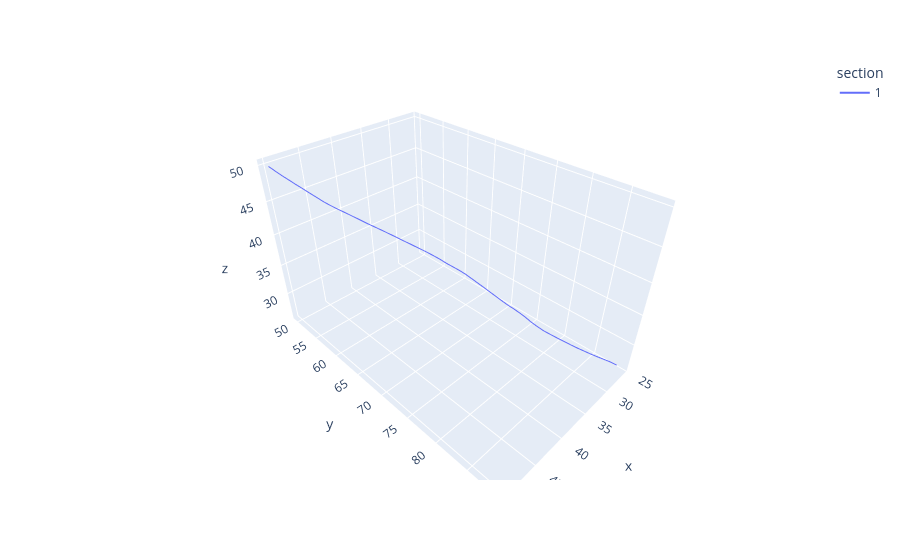

Notebook code cell kept with this figure:
### Markdown cell above
Simplest: A straight line in a random direction

### Code cell
swc_list = generate.make_swc_list(
    size=(100, 100, 100),
    length=50,
    step_size=1.0,
    kappa=1000.0,
    num_branches=0,
    rng=None
)

sections, sections_graph = load.parse_swc(swc_list)

plot_sections(sections)

### Figure 1 — Plotly figure (JSON) as saved in the notebook; plotly's stock layout.template omitted (floating-point values rounded to 4 significant figures)
{"data": [{"hovertemplate": "section=1<br>x=%{x}<br>y=%{y}<br>z=%{z}<extra></extra>", "legendgroup": "1", "line": {"color": "#636efa", "dash": "solid"}, "marker": {"symbol": "circle"}, "mode": "lines", "name": "1", "scene": "scene", "showlegend": true, "type": "scatter3d", "x": [50.0, 49.68, 49.35, 48.98, 48.61, 48.24, 47.84, 47.45, 47.06, 46.63, 46.18, 45.69, 45.2, 44.69, 44.19, 43.64, 43.09, 42.56, 42.02, 41.49, 40.94, 40.41, 39.86, 39.33, 38.8, 38.3, 37.74, 37.19, 36.67, 36.2, 35.76, 35.28, 34.83, 34.37, 33.92, 33.47, 33.0, 32.56, 32.18, 31.86, 31.52, 31.17, 30.74, 30.27, 29.78, 29.28, 28.77, 28.24, 27.7, 27.15, 26.63, 26.11, 25.67], "y": [50.0, 50.84, 51.68, 52.51, 53.32, 54.16, 54.96, 55.77, 56.57, 57.38, 58.19, 58.99, 59.77, 60.53, 61.29, 62.01, 62.73, 63.46, 64.18, 64.91, 65.62, 66.35, 67.05, 67.75, 68.45, 69.11, 69.76, 70.41, 71.05, 71.7, 72.38, 73.01, 73.66, 74.31, 74.97, 75.64, 76.34, 77.06, 77.81, 78.56, 79.37, 80.19, 81.0, 81.78, 82.54, 83.31, 84.06, 84.81, 85.54, 86.29, 87.08, 87.88, 88.7], "z": [50.0, 49.56, 49.13, 48.71, 48.26, 47.86, 47.41, 46.98, 46.53, 46.13, 45.76, 45.39, 45.0, 44.6, 44.18, 43.76, 43.34, 42.91, 42.48, 42.04, 41.6, 41.17, 40.72, 40.24, 39.75, 39.2, 38.68, 38.16, 37.59, 37.0, 36.41, 35.8, 35.18, 34.58, 33.98, 33.39, 32.85, 32.31, 31.77, 31.2, 30.71, 30.26, 29.87, 29.45, 29.04, 28.62, 28.2, 27.81, 27.39, 27.02, 26.7, 26.39, 26.03]}], "layout": {"legend": {"title": {"text": "section"}, "tracegroupgap": 0}, "margin": {"t": 60}, "scene": {"aspectmode": "data", "domain": {"x": [0, 1], "y": [0, 1]}, "xaxis": {"title": {"text": "x"}}, "yaxis": {"title": {"text": "y"}}, "zaxis": {"title": {"text": "z"}}}}}
